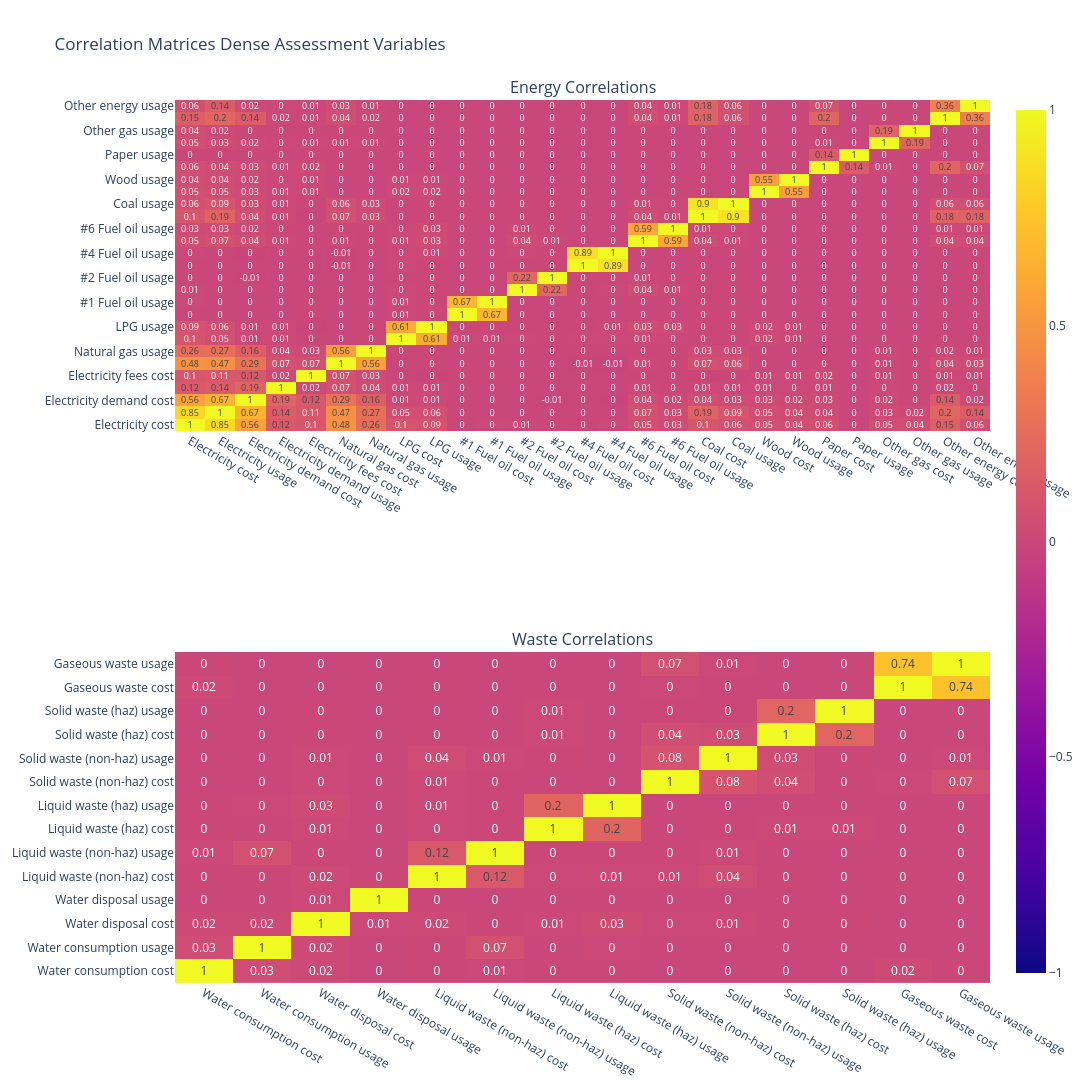

The cell this chart's notebook holds for it:
### Markdown cell above
## Sparse Assessment Data

This category of the dataset deals with resource consumption, such as electrical consumption, steam consumption, natural gas consumption, etc., and waste generation. I approached this set of variables separately because most plants contain only a subset of resources utilized and wastes generated. My plan for these variables is to treat zeros as zeros and use either PCA or UMAP to do dimensionality reduction. I expect UMAP to handle sparsity better since it uses euclidean distance and does not consider directions of variance individually (as a linear combination), but I'll use PCA to see about how many dimensions reside in the data.

### Correlation Matrices

Correlation analysis shows that only strong relationships exist between usages and costs. Electricity and natural gas are somewhat correlated. Costs between resources are somewhat correlated I would suspect because regional variation. Electrical demand usage and electrical usage are not correlated, which is interesting. Electrical demand deals with power supplied in a timely fashion, e.g. for a particular machine, whereas electrical usage characterizes steady-state power consumption. This can be thought of as the difference between streamed tokens versus batched ones -- the former costs more because it's served in real time.

Waste has hardly any correlations at all. The absence of linear relationships across the data mean that PCA will not perform well.

### Code cell
energies = ['EC_plant_cost', 'EC_plant_usage', 'ED_plant_cost', 'ED_plant_usage', 'EF_plant_cost', 'E2_plant_cost', 'E2_plant_usage', 'E3_plant_cost', 'E3_plant_usage', 'E4_plant_cost', 'E4_plant_usage', 'E5_plant_cost', 'E5_plant_usage', 'E6_plant_cost', 'E6_plant_usage', 'E7_plant_cost', 'E7_plant_usage', 'E8_plant_cost', 'E8_plant_usage', 'E9_plant_cost', 'E9_plant_usage', 'E10_plant_cost', 'E10_plant_usage', 'E11_plant_cost', 'E11_plant_usage', 'E12_plant_cost', 'E12_plant_usage'] 
wastes = ['W0_plant_cost', 'W0_plant_usage', 'W1_plant_cost', 'W1_plant_usage', 'W2_plant_cost', 'W2_plant_usage', 'W3_plant_cost', 'W3_plant_usage', 'W4_plant_cost', 'W4_plant_usage', 'W5_plant_cost', 'W5_plant_usage', 'W6_plant_cost', 'W6_plant_usage']

e_labels = {
    "EC": "Electricity", "ED": "Electricity demand", "EF": "Electricity fees",
    "E2": "Natural gas", "E3": "LPG", "E4": "#1 Fuel oil", "E5": "#2 Fuel oil",
    "E6": "#4 Fuel oil", "E7": "#6 Fuel oil", "E8": "Coal", "E9": "Wood",
    "E10": "Paper", "E11": "Other gas", "E12": "Other energy",
}
w_labels = {
    "W0": "Water consumption", "W1": "Water disposal",
    "W2": "Liquid waste (non-haz)", "W3": "Liquid waste (haz)",
    "W4": "Solid waste (non-haz)", "W5": "Solid waste (haz)",
    "W6": "Gaseous waste",
}

def rename_map(cols, labels):
    # "E2_plant_cost" -> "Natural gas cost"
    return {c: f"{labels[c.split('_')[0]]} {c.split('_')[2]}" for c in cols}

E_df = ASSESS_train.select(energies).fill_null(0).rename(rename_map(energies, e_labels))
W_df = ASSESS_train.select(wastes).fill_null(0).rename(rename_map(wastes, w_labels))

E_corr = E_df.corr()
W_corr = W_df.corr()

subs = make_subplots(2, 1, subplot_titles=["Energy Correlations", "Waste Correlations"])

subs.add_trace(go.Heatmap(z=E_corr.to_numpy(), x=E_corr.columns, y=E_corr.columns, zmin=-1, zmax=1, text=np.round(E_corr.to_numpy(), 2), texttemplate="%{text}", showscale=False), 1, 1)
subs.add_trace(go.Heatmap(z=W_corr.to_numpy(), x=W_corr.columns, y=W_corr.columns, zmin=-1, zmax=1, text=np.round(W_corr.to_numpy(), 2), texttemplate="%{text}"), 2, 1)

subs.update_layout(height=1536, width=1280, title_text="Correlation Matrices Dense Assessment Variables")
subs.show()

### Figure 1 — Plotly figure (JSON) as saved in the notebook; plotly's stock layout.template omitted (floating-point values rounded to 4 significant figures; data arrays with more than 128 entries replaced by an {"elided": "..."} marker saying what was removed)
{"data": [{"showscale": false, "text": {"elided": "27x27 float values"}, "texttemplate": "%{text}", "type": "heatmap", "x": ["Electricity cost", "Electricity usage", "Electricity demand cost", "Electricity demand usage", "Electricity fees cost", "Natural gas cost", "Natural gas usage", "LPG cost", "LPG usage", "#1 Fuel oil cost", "#1 Fuel oil usage", "#2 Fuel oil cost", "#2 Fuel oil usage", "#4 Fuel oil cost", "#4 Fuel oil usage", "#6 Fuel oil cost", "#6 Fuel oil usage", "Coal cost", "Coal usage", "Wood cost", "Wood usage", "Paper cost", "Paper usage", "Other gas cost", "Other gas usage", "Other energy cost", "Other energy usage"], "xaxis": "x", "y": ["Electricity cost", "Electricity usage", "Electricity demand cost", "Electricity demand usage", "Electricity fees cost", "Natural gas cost", "Natural gas usage", "LPG cost", "LPG usage", "#1 Fuel oil cost", "#1 Fuel oil usage", "#2 Fuel oil cost", "#2 Fuel oil usage", "#4 Fuel oil cost", "#4 Fuel oil usage", "#6 Fuel oil cost", "#6 Fuel oil usage", "Coal cost", "Coal usage", "Wood cost", "Wood usage", "Paper cost", "Paper usage", "Other gas cost", "Other gas usage", "Other energy cost", "Other energy usage"], "yaxis": "y", "z": {"elided": "27x27 float values"}, "zmax": 1, "zmin": -1}, {"text": {"elided": "14x14 float values"}, "texttemplate": "%{text}", "type": "heatmap", "x": ["Water consumption cost", "Water consumption usage", "Water disposal cost", "Water disposal usage", "Liquid waste (non-haz) cost", "Liquid waste (non-haz) usage", "Liquid waste (haz) cost", "Liquid waste (haz) usage", "Solid waste (non-haz) cost", "Solid waste (non-haz) usage", "Solid waste (haz) cost", "Solid waste (haz) usage", "Gaseous waste cost", "Gaseous waste usage"], "xaxis": "x2", "y": ["Water consumption cost", "Water consumption usage", "Water disposal cost", "Water disposal usage", "Liquid waste (non-haz) cost", "Liquid waste (non-haz) usage", "Liquid waste (haz) cost", "Liquid waste (haz) usage", "Solid waste (non-haz) cost", "Solid waste (non-haz) usage", "Solid waste (haz) cost", "Solid waste (haz) usage", "Gaseous waste cost", "Gaseous waste usage"], "yaxis": "y2", "z": {"elided": "14x14 float values"}, "zmax": 1, "zmin": -1}], "layout": {"annotations": [{"font": {"size": 16}, "showarrow": false, "text": "Energy Correlations", "x": 0.5, "xanchor": "center", "xref": "paper", "y": 1, "yanchor": "bottom", "yref": "paper"}, {"font": {"size": 16}, "showarrow": false, "text": "Waste Correlations", "x": 0.5, "xanchor": "center", "xref": "paper", "y": 0.375, "yanchor": "bottom", "yref": "paper"}], "height": 1536, "title": {"text": "Correlation Matrices Dense Assessment Variables"}, "width": 1280, "xaxis": {"anchor": "y", "domain": [0, 1]}, "xaxis2": {"anchor": "y2", "domain": [0, 1]}, "yaxis": {"anchor": "x", "domain": [0.625, 1]}, "yaxis2": {"anchor": "x2", "domain": [0, 0.375]}}}
